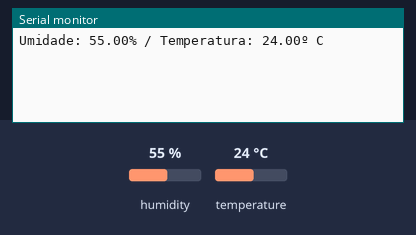
The sketch below on a simulated Arduino Uno, built with avr-gcc and run on an emulated ATmega328P. On the bench: the last lines printed to the serial monitor. Inputs (shaded band) come from the test bench; at power-on: humidity 55 %, temperature 24 °C.

Above: at 3.2 s.
3.3 s: humidity set to 22 %
At 4.4 s:
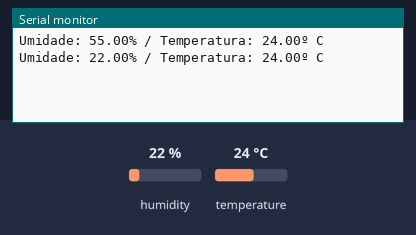
6.0 s: temperature set to 12 °C
At 7.4 s:
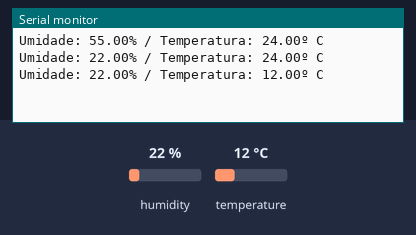
8.7 s: humidity set to 40 %
At 10.9 s:
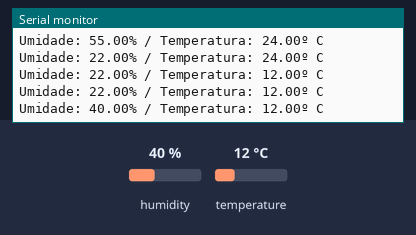
Timing chart, 0 to 12.4 s (numbered marks = the images above; inputs shaded):
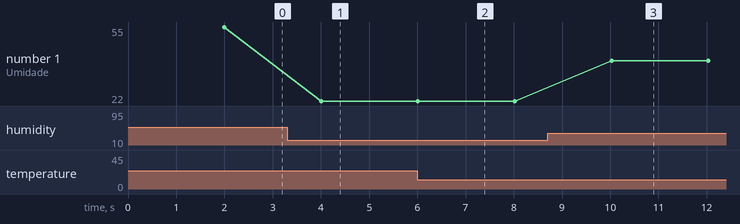

Measured:
- after the input at 3.3 s, the serial monitor: prints a new line after 0.71 s (image 1)
- after the input at 6.0 s, the serial monitor: prints a new line at once (image 2)
- after the input at 8.7 s, the serial monitor: prints a new line after 1.3 s (image 3)
- plotted number 1: 55 → 22 after the input at 3.3 s, 22 → 40 after the input at 8.7 s

The sketch:

ProjetoFinalArduino.ino
```cpp
#include <DHT.h> //INCLUSÃO DE BIBLIOTECA

#include <Wire.h>
#include <Adafruit_BMP085.h>

#define DHTPIN 7 //PINO DIGITAL UTILIZADO PELO DHT22
#define DHTTYPE DHT22 //DEFINE O MODELO DO SENSOR (DHT22 / AM2302)

DHT dht(DHTPIN, DHTTYPE); //PASSA OS PARÂMETROS PARA A FUNÇÃO

Adafruit_BMP085 bmp;

void setup(){
  Serial.begin(9600); //INICIALIZA A SERIAL
  dht.begin(); //INICIALIZA A FUNÇÃO
  delay(2000); //INTERVALO DE 2 SEGUNDO ANTES DE INICIAR
}
void loop(){
    Serial.print("Umidade: "); //IMPRIME O TEXTO NA SERIAL
    Serial.print(dht.readHumidity()); //IMPRIME NA SERIAL O VALOR DE UMIDADE MEDIDO
    Serial.print("%"); //IMPRIME O TEXTO NA SERIAL
    Serial.print(" / Temperatura: "); //IMPRIME O TEXTO NA SERIAL
    Serial.print(dht.readTemperature()); //IMPRIME NA SERIAL O VALOR DE UMIDADE MEDIDO
    Serial.println("º C"); //IMPRIME O TEXTO NA SERIAL
    delay(2000); //INTERVALO DE 2 SEGUNDOS * NÃO DIMINUIR ESSE VALOR
}
```
